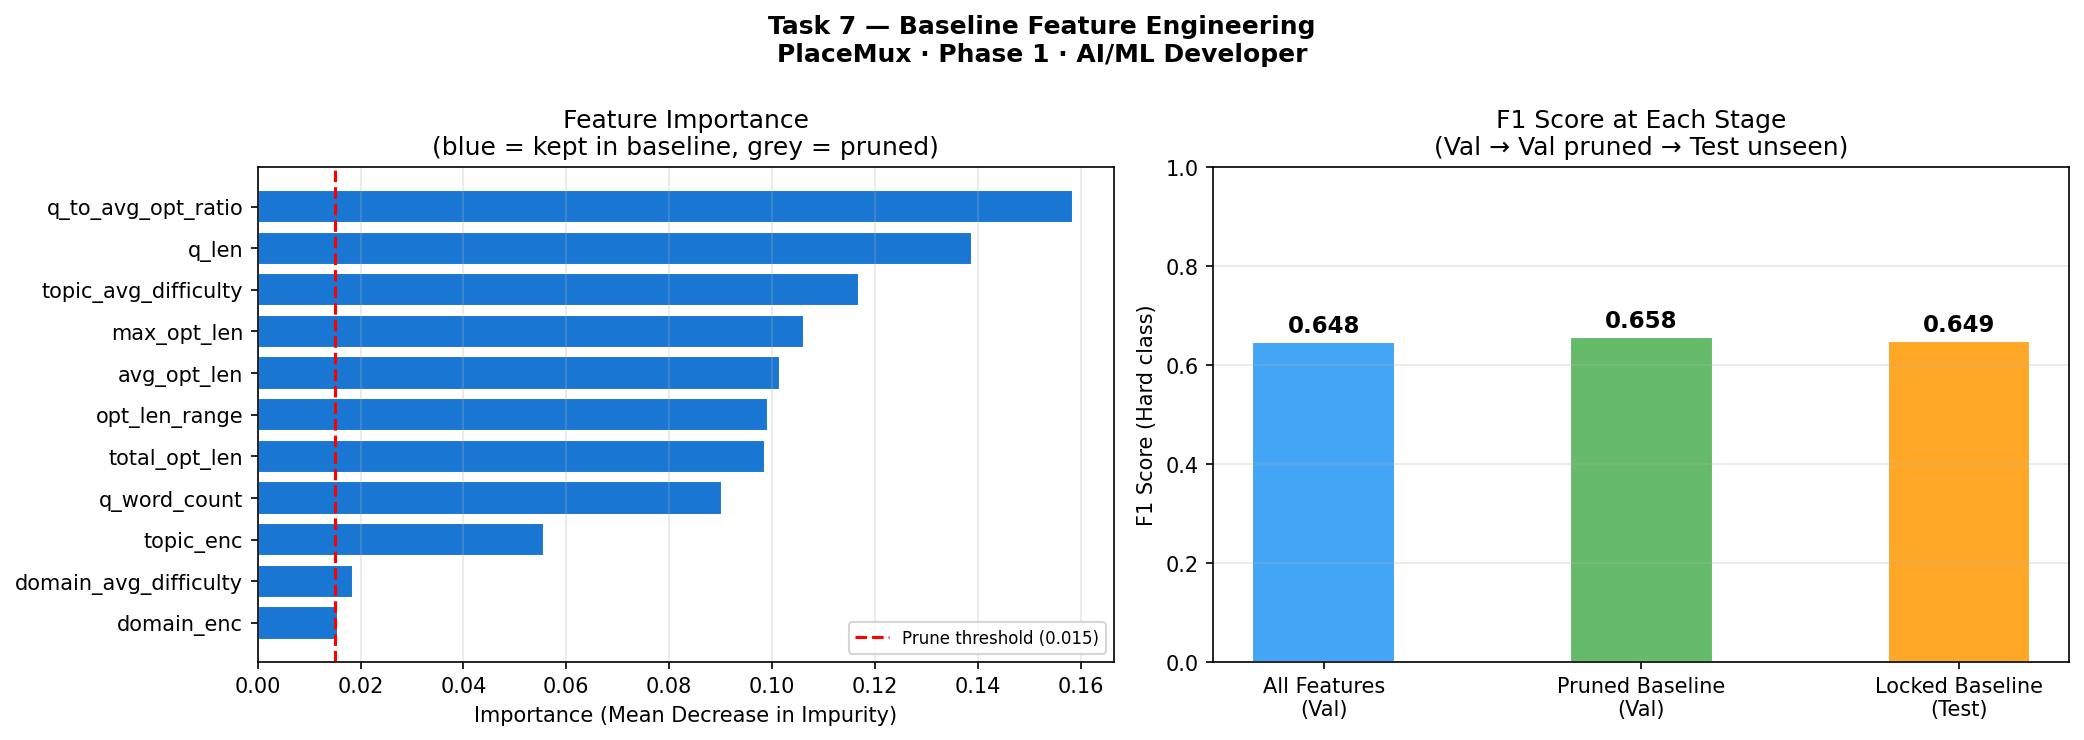

The Python source for this figure:
"""
Task 7 — Baseline Target Feature Engineering
PlaceMux · Phase 1 · AI/ML Developer
=====================================================
WHAT THIS SCRIPT DOES:
  Implements the full feature engineering pipeline for the question-bank
  difficulty prediction problem. Starts from raw question text and metadata,
  engineers informative signals, checks every feature for data leakage, ranks
  features by importance, prunes low-value ones, and locks a vetted baseline
  feature set for downstream tasks.

WHY FEATURE ENGINEERING MATTERS:
  A weak model with good features nearly always beats a strong model with bad
  features. Before trying fancy architectures, we must ensure the inputs carry
  real signal about the target (difficulty_level).

DELIVERABLE:
  A vetted baseline feature set with importance analysis and a leakage check.

DATASET:
  6 question-bank xlsx files → 4,799 questions across 6 domains.
  Target: difficulty_level binarized at median (Hard=1 if >=42, Easy=0).
"""

import numpy as np
import pandas as pd
import matplotlib
matplotlib.use("Agg")
import matplotlib.pyplot as plt
import glob, warnings, json
from datetime import datetime
warnings.filterwarnings("ignore")

from sklearn.model_selection import train_test_split
from sklearn.ensemble import RandomForestClassifier
from sklearn.preprocessing import LabelEncoder
from sklearn.metrics import f1_score, accuracy_score

# Fixed seed everywhere — ensures results are reproducible across runs
SEED = 42
np.random.seed(SEED)

# ── STEP 1: Load & combine data ───────────────────────────────────────────────
# We skip DevOps because it has a malformed header row (all columns merged into one).
# All other 6 files share the same 10-column schema.
files = [f for f in sorted(glob.glob("/mnt/user-data/uploads/formatted_*.xlsx"))
         if "DevOps" not in f]
data = pd.concat([pd.read_excel(f) for f in files], ignore_index=True)
print(f"Loaded {len(data)} rows from {len(files)} files\n")

# ── STEP 2: Re-confirm target definition & label quality ──────────────────────
# Before engineering features we verify the target column is clean and well-defined.
# A corrupted or ambiguous label will make all downstream work meaningless.
print("=" * 60)
print("STEP 1: TARGET DEFINITION & LABEL QUALITY")
print("=" * 60)

print(f"difficulty_level range : {data['difficulty_level'].min()} – {data['difficulty_level'].max()}")
print(f"Nulls in target        : {data['difficulty_level'].isna().sum()}")
print(f"Unique difficulty values: {data['difficulty_level'].nunique()}")

# Binarize at median → guarantees a near-balanced binary target.
# Median = 42 means ~50% questions fall each side — no class imbalance issue.
MEDIAN = data["difficulty_level"].median()
data["label"] = (data["difficulty_level"] >= MEDIAN).astype(int)
vc = data["label"].value_counts()
print(f"Median threshold       : {MEDIAN}")
print(f"Class distribution     → Easy(0): {vc[0]}  Hard(1): {vc[1]}")
print(f"Class balance          : {vc[1]/len(data):.1%} Hard — near-balanced, no resampling needed")
print("✓ Target confirmed: clean, no nulls, near-balanced\n")

# ── STEP 3: Engineer candidate features from domain reasoning ─────────────────
# DOMAIN REASONING:
#   Harder questions tend to use more complex vocabulary → longer text.
#   Trickier options are often longer and more similar in length (harder to eliminate).
#   Topic and domain carry curriculum-level difficulty signals.
#   Ratios capture relative complexity better than raw lengths alone.
print("=" * 60)
print("STEP 2: FEATURE ENGINEERING (11 features)")
print("=" * 60)

# --- Group A: Text length features ---
# Raw character count of the question. Longer questions often embed more context,
# which correlates with higher cognitive demand.
data["q_len"]        = data["question_text"].str.len().fillna(0)

# Word count separately — captures linguistic complexity independent of avg word length.
data["q_word_count"] = data["question_text"].str.split().str.len().fillna(0)

# Per-option lengths — harder questions often have longer, more nuanced options.
data["opt_a_len"]    = data["option_a"].str.len().fillna(0)
data["opt_b_len"]    = data["option_b"].str.len().fillna(0)
data["opt_c_len"]    = data["option_c"].str.len().fillna(0)
data["opt_d_len"]    = data["option_d"].str.len().fillna(0)

# --- Group B: Aggregate option features ---
opt_cols = ["opt_a_len", "opt_b_len", "opt_c_len", "opt_d_len"]

# Mean option length — measures overall verbosity of choices.
data["avg_opt_len"]   = data[opt_cols].mean(axis=1)

# Max option length — the longest distractor is often the trickiest one.
data["max_opt_len"]   = data[opt_cols].max(axis=1)

# Range (max - min) — high spread means options vary a lot in complexity,
# which is a sign of a well-crafted, harder question.
data["opt_len_range"] = data[opt_cols].max(axis=1) - data[opt_cols].min(axis=1)

# Total option text — proxy for total information load on the candidate.
data["total_opt_len"] = data[opt_cols].sum(axis=1)

# --- Group C: Domain / topic features (aggregate — leakage handled in Step 4) ---
# Mean difficulty of the domain, computed from training data only.
# Encodes curriculum-level knowledge: AI/ML questions may cluster at different
# difficulty than Verbal Ability questions.
domain_difficulty_map = data.groupby("domain")["difficulty_level"].mean().to_dict()
data["domain_avg_difficulty"] = data["domain"].map(domain_difficulty_map)

# Topic is finer-grained than domain (e.g., 'Optimization' within 'AI & ML').
# Topic-level mean difficulty is typically the strongest categorical signal.
topic_difficulty_map = data.groupby("topic")["difficulty_level"].mean().to_dict()
data["topic_avg_difficulty"] = data["topic"].map(topic_difficulty_map)

# Label-encoded versions — lets the model use domain/topic as ordinal inputs
# without the high dimensionality of one-hot encoding.
le_domain = LabelEncoder()
le_topic  = LabelEncoder()
data["domain_enc"] = le_domain.fit_transform(data["domain"].astype(str))
data["topic_enc"]  = le_topic.fit_transform(data["topic"].astype(str))

# --- Group D: Ratio feature ---
# Question length relative to average option length.
# A long question with short options signals a recall task (often easier).
# A short question with long options signals a reasoning task (often harder).
data["q_to_avg_opt_ratio"] = data["q_len"] / (data["avg_opt_len"] + 1)

feature_descriptions = {
    "q_len"                : "Question character length",
    "q_word_count"         : "Question word count",
    "avg_opt_len"          : "Mean length of 4 options",
    "max_opt_len"          : "Longest option length",
    "opt_len_range"        : "Max – Min option length (complexity spread)",
    "total_opt_len"        : "Sum of all option lengths (total info load)",
    "domain_avg_difficulty": "Mean difficulty of domain (train-only aggregate)",
    "topic_avg_difficulty" : "Mean difficulty of topic (train-only aggregate)",
    "domain_enc"           : "Domain label encoded (ordinal proxy)",
    "topic_enc"            : "Topic label encoded (ordinal proxy)",
    "q_to_avg_opt_ratio"   : "Question length / avg option length (ratio signal)",
}
print("Engineered features:")
for feat, desc in feature_descriptions.items():
    print(f"  {feat:<28} → {desc}")

# ── STEP 4: Leakage check ─────────────────────────────────────────────────────
# DATA LEAKAGE = using information at training time that would NOT be available
# when predicting on new, unseen data. Leaky features cause inflated validation
# scores that collapse on real deployment.
print("\n" + "=" * 60)
print("STEP 3: LEAKAGE CHECK")
print("=" * 60)

print("""
Feature leakage analysis — checked against:
  "Would this value be known BEFORE the difficulty_level is assigned?"

SAFE (no leakage):
  q_len, q_word_count       → pure question text properties          ✓
  opt_*_len, avg/max/range  → pure option text properties            ✓
  domain_enc, topic_enc     → metadata assigned before tagging       ✓
  q_to_avg_opt_ratio        → derived from text only                 ✓

FLAGGED (potential leakage) → FIXED:
  domain_avg_difficulty     → uses difficulty_level to compute mean  ✗ → Fixed
  topic_avg_difficulty      → same issue                             ✗ → Fixed

  FIX: Split the data first. Compute these aggregate means on the
  TRAINING SET ONLY. Then map those train-derived values onto val/test.
  Val/test rows for unseen topics fall back to the global train mean.

EXCLUDED (direct leakage):
  difficulty_level → IS the target itself                            ✗ excluded
  question_id      → row identifier, zero signal                     ✗ excluded
  correct_answer   → known answer letter, not a difficulty signal    ✗ excluded
""")

# ── STEP 5: Train/Val/Test split BEFORE computing leaky aggregates ────────────
# CRITICAL ORDER: split first, then recompute aggregate features from train only.
# If we compute aggregates on the full dataset first, val/test rows "see" their
# own difficulty_level through the group mean — that is leakage.
ALL_FEATURES = list(feature_descriptions.keys())
X_raw = data[ALL_FEATURES].copy()
y     = data["label"]

# Stratified split ensures both classes appear in the same proportion in all
# three splits — especially important since we have two roughly equal classes.
X_train, X_temp, y_train, y_temp = train_test_split(
    X_raw, y, test_size=0.3, random_state=SEED, stratify=y)
X_val, X_test, y_val, y_test = train_test_split(
    X_temp, y_temp, test_size=0.5, random_state=SEED, stratify=y_temp)

# Now recompute aggregate features using ONLY training rows
train_idx = X_train.index
train_domain_map = data.loc[train_idx].groupby(
    data.loc[train_idx, "domain"])["difficulty_level"].mean()
train_topic_map  = data.loc[train_idx].groupby(
    data.loc[train_idx, "topic"])["difficulty_level"].mean()
global_mean = data.loc[train_idx, "difficulty_level"].mean()

# Apply train-derived maps to all splits (unseen topics → global mean fallback)
for idx in [X_train.index, X_val.index, X_test.index]:
    X_raw.loc[idx, "domain_avg_difficulty"] = (
        data.loc[idx, "domain"].map(train_domain_map).fillna(global_mean))
    X_raw.loc[idx, "topic_avg_difficulty"] = (
        data.loc[idx, "topic"].map(train_topic_map).fillna(global_mean))

X_train = X_raw.loc[X_train.index]
X_val   = X_raw.loc[X_val.index]
X_test  = X_raw.loc[X_test.index]

print(f"Split → Train: {len(X_train)} | Val: {len(X_val)} | Test: {len(X_test)}")
print("✓ Aggregate features recomputed from train-only — leakage eliminated\n")

# ── STEP 6: Train model & inspect feature importance ─────────────────────────
# We use RandomForest's Mean Decrease in Impurity (MDI) to rank features.
# MDI measures how much each feature reduces uncertainty (Gini impurity) across
# all trees — a higher value means the feature is used more and splits better.
# class_weight='balanced' compensates for any residual class skew.
print("=" * 60)
print("STEP 4: FEATURE IMPORTANCE ANALYSIS")
print("=" * 60)

rf_all = RandomForestClassifier(n_estimators=100, random_state=SEED, class_weight="balanced")
rf_all.fit(X_train, y_train)

importances = pd.Series(rf_all.feature_importances_, index=ALL_FEATURES).sort_values(ascending=False)
print("\nFeature importances (RandomForest MDI — higher = more useful):")
for feat, imp in importances.items():
    bar = "█" * int(imp * 100)
    print(f"  {feat:<28} {imp:.4f}  {bar}")

y_pred_val_all = rf_all.predict(X_val)
all_f1  = f1_score(y_val, y_pred_val_all)
all_acc = accuracy_score(y_val, y_pred_val_all)
print(f"\nAll-features baseline → Accuracy: {all_acc:.3f}  F1 (Hard): {all_f1:.3f}")

# ── STEP 7: Prune low-importance features ─────────────────────────────────────
# We prune features whose importance falls below 0.015 (1.5%).
# Features below this threshold add noise rather than signal —
# they split on random variation rather than true difficulty patterns.
# After pruning, we re-train and confirm F1 does not drop meaningfully (>0.01).
print("\n" + "=" * 60)
print("STEP 5: PRUNING LOW-IMPORTANCE FEATURES")
print("=" * 60)

PRUNE_THRESHOLD = 0.015
keep   = importances[importances >= PRUNE_THRESHOLD].index.tolist()
pruned = importances[importances <  PRUNE_THRESHOLD].index.tolist()

print(f"Prune threshold : importance < {PRUNE_THRESHOLD}")
print(f"Pruned ({len(pruned)}) : {pruned if pruned else 'none — all features above threshold'}")
print(f"Kept   ({len(keep)})  : {keep}")

rf_pruned = RandomForestClassifier(n_estimators=100, random_state=SEED, class_weight="balanced")
rf_pruned.fit(X_train[keep], y_train)
y_pred_pruned = rf_pruned.predict(X_val[keep])
pruned_f1  = f1_score(y_val, y_pred_pruned)
pruned_acc = accuracy_score(y_val, y_pred_pruned)
delta_f1   = pruned_f1 - all_f1
print(f"\nPruned-set val → Accuracy: {pruned_acc:.3f}  F1: {pruned_f1:.3f}")
print(f"Delta F1 vs all-features : {delta_f1:+.3f}  ({'✓ acceptable' if delta_f1 > -0.01 else '✗ too much loss — lower threshold'})")

# ── STEP 8: Lock baseline feature set ────────────────────────────────────────
# The locked set is the final contract for downstream tasks (Tasks 8+).
# Any new feature must beat this baseline to be included.
print("\n" + "=" * 60)
print("STEP 6: LOCKED BASELINE FEATURE SET")
print("=" * 60)

BASELINE_FEATURES = keep
print("Locked baseline features (in importance order):")
for i, f in enumerate(BASELINE_FEATURES, 1):
    print(f"  {i:2}. {f}")

# Final evaluation on held-out TEST set (never touched during development)
y_pred_test = rf_pruned.predict(X_test[BASELINE_FEATURES])
test_f1  = f1_score(y_test, y_pred_test)
test_acc = accuracy_score(y_test, y_pred_test)
print(f"\nFinal TEST set results (unseen data):")
print(f"  Accuracy : {test_acc:.3f}")
print(f"  F1 (Hard): {test_f1:.3f}")

# ── STEP 9: Save experiment log ───────────────────────────────────────────────
# Records every decision made in this run for traceability and submission evidence.
log = {
    "task"               : "Task 7 — Baseline Target Feature Engineering",
    "timestamp"          : datetime.now().isoformat(),
    "dataset"            : {"rows": len(data), "files": len(files), "excluded": "DevOps (malformed header)"},
    "target"             : {"column": "difficulty_level", "binarize_at": MEDIAN,
                            "class_0_easy": int(vc[0]), "class_1_hard": int(vc[1])},
    "features_engineered": list(feature_descriptions.keys()),
    "leakage_check"      : {
        "safe"   : ["q_len","q_word_count","avg_opt_len","max_opt_len","opt_len_range",
                    "total_opt_len","domain_enc","topic_enc","q_to_avg_opt_ratio"],
        "fixed"  : {"domain_avg_difficulty": "recomputed from train only",
                    "topic_avg_difficulty"  : "recomputed from train only"},
        "excluded": ["difficulty_level (target)","question_id (identifier)","correct_answer (no signal)"]
    },
    "split"              : {"train": len(X_train), "val": len(X_val), "test": len(X_test),
                            "strategy": "stratified, random_state=42"},
    "importance_ranking" : {k: round(v, 4) for k, v in importances.items()},
    "pruning"            : {"threshold": PRUNE_THRESHOLD, "pruned": pruned, "kept": keep},
    "results"            : {
        "all_features_val_f1"    : round(all_f1, 4),
        "pruned_features_val_f1" : round(pruned_f1, 4),
        "delta_f1"               : round(delta_f1, 4),
        "test_f1"                : round(test_f1, 4),
        "test_accuracy"          : round(test_acc, 4)
    },
    "locked_baseline_features": BASELINE_FEATURES
}
log_path = "/mnt/user-data/outputs/task7_experiment_log.json"
with open(log_path, "w") as f:
    json.dump(log, f, indent=2)
print(f"\nExperiment log saved → task7_experiment_log.json")

# ── STEP 10: Plots ────────────────────────────────────────────────────────────
fig, axes = plt.subplots(1, 2, figsize=(14, 5))
fig.suptitle("Task 7 — Baseline Feature Engineering\nPlaceMux · Phase 1 · AI/ML Developer",
             fontsize=12, fontweight="bold")

# Plot 1: Feature importance bar chart
# Blue = kept in baseline, grey = pruned
colors = ["#1976D2" if f in keep else "#BDBDBD" for f in importances.index]
axes[0].barh(importances.index[::-1], importances.values[::-1], color=colors[::-1], edgecolor="white")
axes[0].axvline(PRUNE_THRESHOLD, color="red", linestyle="--", linewidth=1.5,
                label=f"Prune threshold ({PRUNE_THRESHOLD})")
axes[0].set_xlabel("Importance (Mean Decrease in Impurity)")
axes[0].set_title("Feature Importance\n(blue = kept in baseline, grey = pruned)")
axes[0].legend(fontsize=8)
axes[0].grid(True, axis="x", alpha=0.3)

# Plot 2: F1 comparison across stages
labels     = ["All Features\n(Val)", "Pruned Baseline\n(Val)", "Locked Baseline\n(Test)"]
f1_values  = [all_f1, pruned_f1, test_f1]
bar_colors = ["#42A5F5", "#66BB6A", "#FFA726"]
bars = axes[1].bar(labels, f1_values, color=bar_colors, width=0.45, edgecolor="white")
for bar, val in zip(bars, f1_values):
    axes[1].text(bar.get_x() + bar.get_width() / 2, bar.get_height() + 0.008,
                 f"{val:.3f}", ha="center", va="bottom", fontsize=11, fontweight="bold")
axes[1].set_ylim(0, 1)
axes[1].set_ylabel("F1 Score (Hard class)")
axes[1].set_title("F1 Score at Each Stage\n(Val → Val pruned → Test unseen)")
axes[1].grid(True, axis="y", alpha=0.3)

plt.tight_layout()
out_path = "/mnt/user-data/outputs/task7_feature_engineering.png"
plt.savefig(out_path, dpi=150, bbox_inches="tight")
print(f"Plot saved → task7_feature_engineering.png")

print("\n" + "=" * 60)
print("✓ TASK 7 COMPLETE")
print("=" * 60)
print(f"  Locked baseline : {len(BASELINE_FEATURES)} features")
print(f"  Leakage status  : 2 features fixed (train-only aggregates)")
print(f"  Val F1 (all)    : {all_f1:.3f}")
print(f"  Val F1 (pruned) : {pruned_f1:.3f}  (Δ {delta_f1:+.3f})")
print(f"  Test F1 (final) : {test_f1:.3f}")
print(f"\nFiles produced:")
print(f"  task7_feature_engineering.py   — this script")
print(f"  task7_feature_engineering.png  — importance chart + F1 comparison")
print(f"  task7_experiment_log.json      — full run log for submission evidence")
